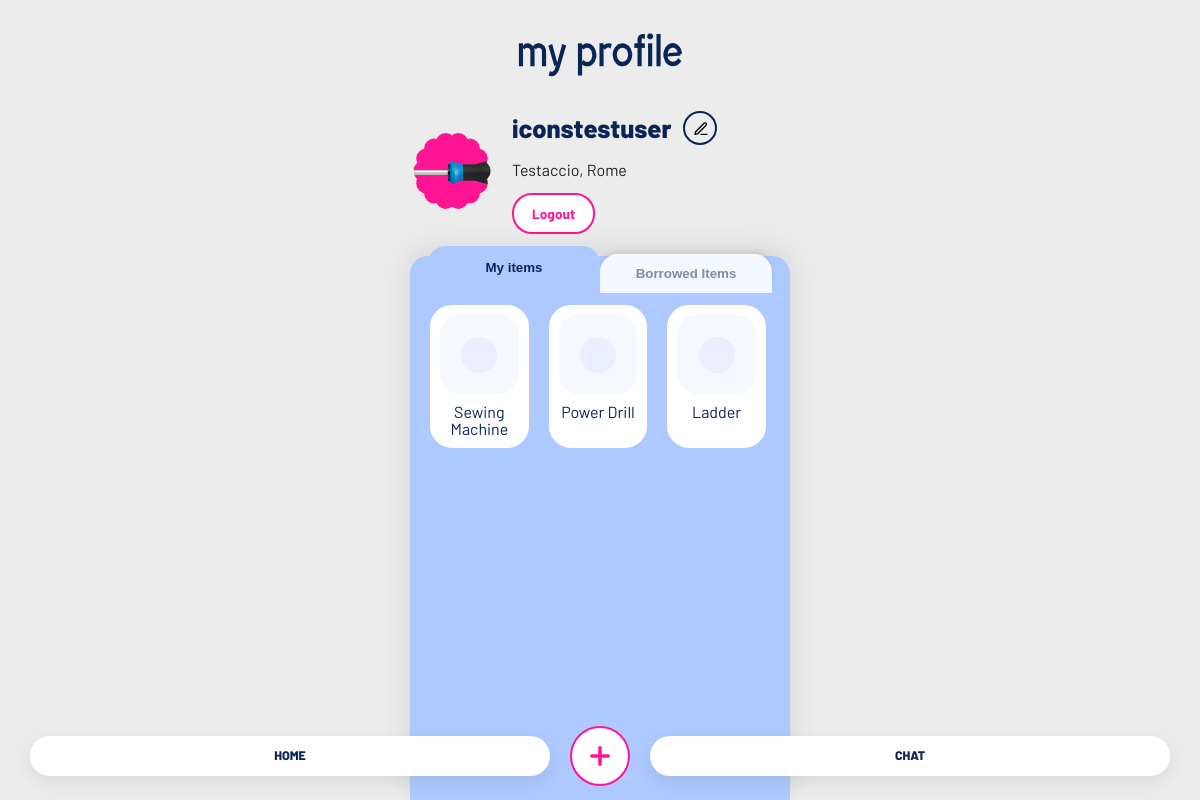
Page /profile (signed in) on the earlier database version.
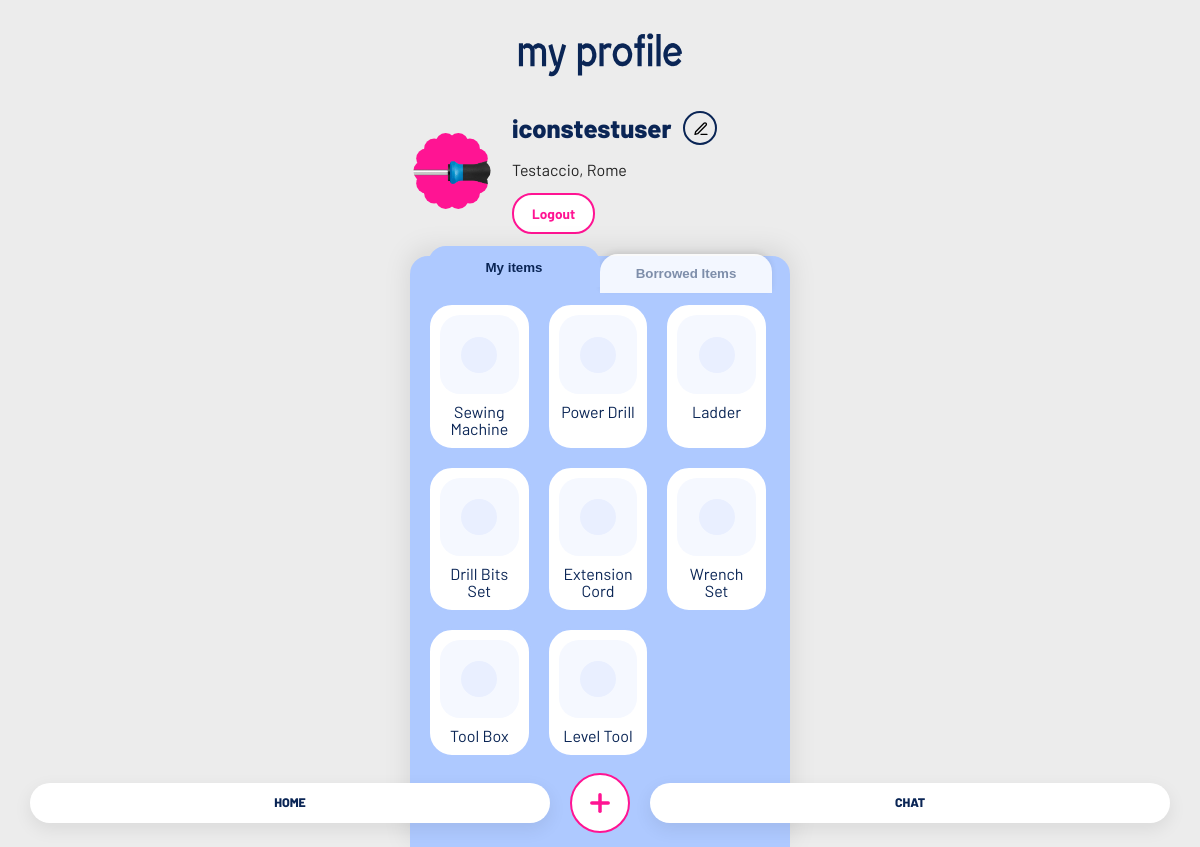
Same page on the later database version.
### tables this page shows
CREATE TABLE items (
            id INTEGER PRIMARY KEY AUTOINCREMENT,
            name TEXT NOT NULL,
            description TEXT,
            owner_id INTEGER NOT NULL,
            status TEXT DEFAULT 'available',
            keywords TEXT, category TEXT, photo TEXT,
            FOREIGN KEY (owner_id) REFERENCES "users_old" (id)
        );

### app.py (the view)
@app.route('/profile')
def profile():
    if 'user_id' not in session:
        return redirect(url_for('login'))
    conn = get_db_connection()
    cursor = conn.cursor()
    cursor.execute('SELECT username, email, location, categories, photo FROM users WHERE id = ?', (session['user_id'],))
    user = cursor.fetchone()
    user_categories = [c.strip() for c in (user['categories'] or '').split(',') if c.strip()]
    cursor.execute('SELECT id, name, photo, category, status FROM items WHERE owner_id = ?', (session['user_id'],))
    my_items = cursor.fetchall()
    cursor.execute('''
        SELECT i.id, i.name, i.photo, i.category, u.username as owner_name, r.status
        FROM requests r
        JOIN items i ON r.item_id = i.id
        JOIN users u ON i.owner_id = u.id
        WHERE r.borrower_id = ?
        ORDER BY r.created_at DESC
    ''', (session['user_id'],))
    borrowed_items = cursor.fetchall()
    conn.close()
    return render_template('profile.html', user=user, my_items=my_items, borrowed_items=borrowed_items,
                         categories=PROFILE_CATEGORIES, user_categories=user_categories)

### app.py (called while the page is built)
def get_db_connection():
    conn = sqlite3.connect(DATABASE)
    conn.row_factory = sqlite3.Row
    return conn

@app.context_processor
def inject_current_user_photo():
    if 'user_id' not in session:
        return {'current_user_photo': None}
    conn = get_db_connection()
    cursor = conn.cursor()
    cursor.execute('SELECT photo FROM users WHERE id = ?', (session['user_id'],))
    row = cursor.fetchone()
    conn.close()
    return {'current_user_photo': row['photo'] if row else None}

### templates/profile.html (shortened to what this page needs)
{% from 'macros.html' import user_avatar %}
<!DOCTYPE html>
<html lang="en">
<head>
    <link rel="stylesheet" href="{{ url_for('static', filename='style.css') }}">
</head>
<body class="no-scroll-page">
    <div class="container profile-page">
        <header class="profile-header">
            <h1>my profile</h1>
        </header>
        <section class="profile-user-row">
            {{ user_avatar('profile-avatar', current_user_photo, link=false) }}
            <div class="profile-user-info">
                <div class="profile-user-name-row">
                    <span class="profile-user-name">{{ user.username }}</span>
                    <button class="profile-edit-button" type="button" aria-label="Edit profile" onclick="openEditProfileModal()"><span class="icon icon-pencil" aria-hidden="true"></span></button>
                </div>
                <p class="profile-location">{{ user.location or 'Unknown' }}</p>
                <a href="{{ url_for('logout') }}" class="profile-logout-btn">Logout</a>
            </div>
        </section>
        <section class="profile-content">
            <div class="profile-tabs">
                <button class="tab active" data-tab="my-items">My items</button>
                <button class="tab" data-tab="borrowed-items">Borrowed Items</button>
            </div>
            <div class="tab-panels">
                <div class="tab-panel active" id="my-items">
                    <div class="items-grid">
                        {% if my_items %}
                            {% for item in my_items %}
                            <div class="item-card">
                                <div class="item-image">
                                    <div class="item-image-placeholder" {% if item.photo %}style="display:none;"{% endif %}></div>
                                </div>
                                <div class="item-name">{{ item.name }}</div>
                            </div>
                            {% endfor %}
                        {% else %}
                            <p class="empty-state">No items yet</p>
                        {% endif %}
                    </div>
                </div>
            </div>
        </section>
        {% include 'footer_nav.html' %}
    </div>
</body>
</html>

Differences in the rows shown:
added items: name "Drill Bits Set"
added items: name "Extension Cord"
added items: name "Wrench Set"
added items: name "Tool Box"
added items: name "Level Tool"
